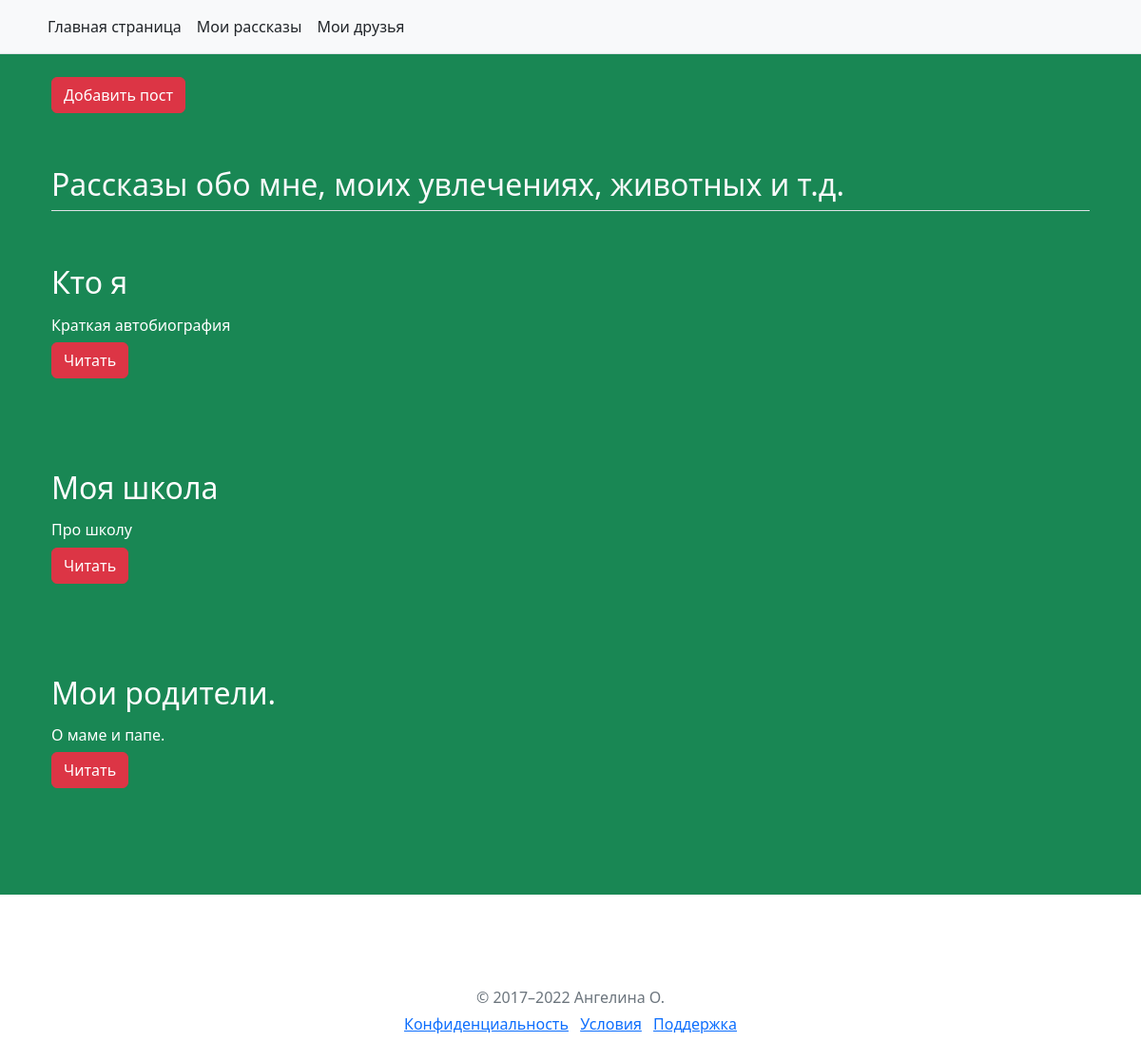
/about, run on the app's committed database.
### app.py (models this page shows, shortened)
class Article(db.Model):
    id_a = db.Column(db.Integer, primary_key=True)
    title = db.Column(db.String(100), nullable=False)
    intro = db.Column(db.String(300), nullable=False)
    text = db.Column(db.Text, nullable=False)

### app.py (the view)
@app.route('/about')
def about():
    articles = Article.query.all()
    return render_template('about.html', articles=articles)

### templates/about.html (shortened to what this page needs)
{% extends 'base.html' %}
{% block  body %}
<div class="p-3 mb-2 bg-success text-white">
  <div class="container px-4">
    <a href="/add_about" class="btn btn-danger my-2">Добавить пост</a>
  </div>
  <div class="container px-4 py-5">
    <h2 class="pb-2 border-bottom text-light">Рассказы обо мне, моих увлечениях, животных и т.д.</h2>
    {% for a in articles %}
    <div class="row g-4 py-5 row-cols-1 row-cols-lg-3">
        <div class="col d-flex align-items-start">
          <div>
            <h3 class="fs-2">{{ a.title }}</h3>
            <p><h6>{{ a.intro }}</h6>
            <a href="/about/{{ a.id_a }}" class="btn btn-danger">Читать</a>
          </div>
        </div>
      </div>
    {% endfor %}
    </div>
  </div>
{% endblock %}

### templates/base.html (shortened to what this page needs)
<!DOCTYPE html>
<html lang="ru">
<head>
    <link rel="stylesheet" href="{{ url_for('static', filename='css/main.css') }}">
    <link href="https://cdn.jsdelivr.net/npm/bootstrap@5.2.2/dist/css/bootstrap.min.css" rel="stylesheet">
</head>
<body>
<nav class="py-2 bg-light border-bottom">
    <div class="container d-flex flex-wrap">
      <ul class="nav me-auto">
        <li class="nav-item"><a href="/" class="nav-link link-dark px-2 active" aria-current="page">Главная страница</a></li>
        <li class="nav-item"><a href="/about" class="nav-link link-dark px-2">Мои рассказы</a></li>
        <li class="nav-item"><a href="/friends" class="nav-link link-dark px-2">Мои друзья</a></li>
      </ul>
    </div>
</nav>
{% block body %}{% endblock %}
   <footer class="my-5 pt-5 text-muted text-center text-small">
       <p class="mb-1">© 2017–2022 Ангелина О.</p>
    <ul class="list-inline">
      <li class="list-inline-item"><a href="#">Конфиденциальность</a></li>
      <li class="list-inline-item"><a href="#">Условия</a></li>
      <li class="list-inline-item"><a href="#">Поддержка</a></li>
    </ul>
  </footer>
</body>
</html>

### data on the page
Article: title "Кто я", intro "Краткая автобиография"
Article: title "Моя школа", intro "Про школу"
Article: title "Мои родители.", intro "О маме и папе."
